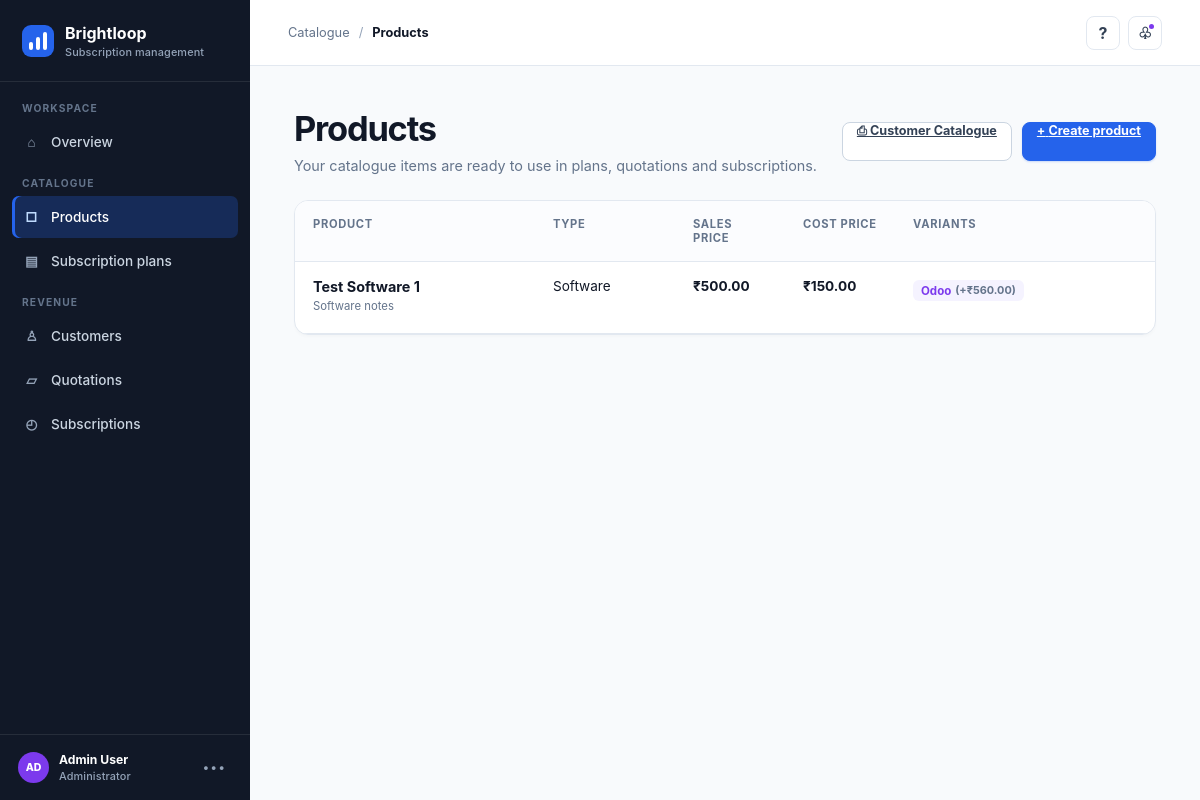
Before: / with the older database file.
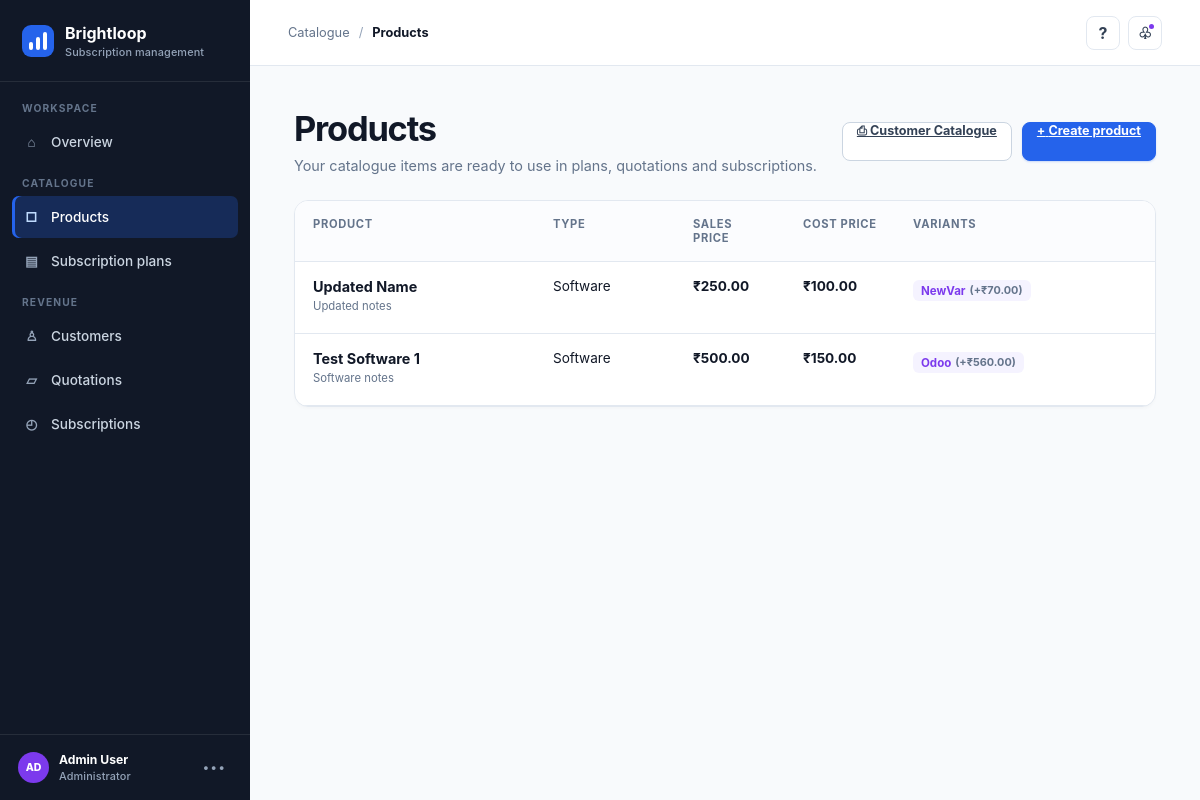
After: the same page with the newer database file.
### core/models.py (models this page shows, shortened)
class Product(models.Model):
    name = models.CharField(max_length=80, unique=True)
    product_type = models.CharField(max_length=50)
    sales_price = models.DecimalField(max_digits=12, decimal_places=2, validators=[MinValueValidator(0)])
    cost_price = models.DecimalField(max_digits=12, decimal_places=2, validators=[MinValueValidator(0)])
    notes = models.TextField(max_length=500)
    created_at = models.DateTimeField(auto_now_add=True)
    class Meta:
        ordering = ["-created_at"]

class ProductVariant(models.Model):
    product = models.ForeignKey(Product, related_name="variants", on_delete=models.CASCADE)
    name = models.CharField(max_length=80)
    additional_price = models.DecimalField(max_digits=12, decimal_places=2, default=0, validators=[MinValueValidator(0)])
    class Meta:
        constraints = [
            models.UniqueConstraint(fields=["product", "name"], name="unique_variant_name_per_product"),
        ]

### core/views.py (the view)
# urls.py: path('', views.product_list, name='home'),
def product_list(request):
    products = Product.objects.prefetch_related("variants").all()
    user_is_admin = is_product_admin(request.user)
    return render(
        request,
        "core/products/prod_list.html",
        {
            "products": products,
            "user_is_admin": user_is_admin,
        },
    )

### core/views.py (called while the page is built, shortened)
def is_product_admin(user):
    if not user.is_authenticated:
        return True

### core/templates/core/products/prod_list.html (shortened to what the changed rows need)
{% load static %}
<!doctype html>
<html lang="en">
<head>
    <link rel="stylesheet" href="{% static 'core/products/product-creation.css' %}">
</head>
<body>
    <div class="app-shell">
        <main class="page-content">
            <div class="catalogue-header">
                <div>
                    <h1>Products</h1>
                </div>
            </div>
            <section class="form-card" style="padding:0; overflow:hidden;">
                {% if products %}
                    <div class="table-scroll">
                        <table class="product-table">
                            <thead>
                                <tr>
                                    <th style="min-width:240px;">Product</th>
                                    <th style="min-width:140px;">Type</th>
                                    <th style="min-width:110px;">Sales price</th>
                                    <th style="min-width:110px;">Cost price</th>
                                    <th style="min-width:260px;">Variants</th>
                                </tr>
                            </thead>
                            <tbody>
                                {% for product in products %}
                                    <tr>
                                        <td>
                                            <strong>{{ product.name }}</strong>
                                            <small>{{ product.notes }}</small>
                                        </td>
                                        <td>{{ product.product_type }}</td>
                                        <td class="price-tag">₹{{ product.sales_price }}</td>
                                        <td class="price-tag">₹{{ product.cost_price }}</td>
                                        <td>
                                            {% if product.variants.all %}
                                                <div>
                                                    {% for variant in product.variants.all %}
                                                        <span class="variant-tag">
                                                            {{ variant.name }}
                                                            <small>(+₹{{ variant.additional_price }})</small>
                                                        </span>
                                                    {% endfor %}
                                                </div>
                                            {% else %}
                                                <small style="color:var(--muted); font-style:italic;">No variants configured</small>
                                            {% endif %}
                                        </td>
                                    </tr>
                                {% endfor %}
                            </tbody>
                        </table>
                    </div>
                {% endif %}
            </section>
        </main>
    </div>
</body>
</html>

Changed rows visible on the page:
added Product: name "Updated Name", notes "Updated notes", product_type "Software", sales_price "250.00", cost_price "100.00"
added ProductVariant: name "NewVar", additional_price "70.00", shown under "Updated Name"
